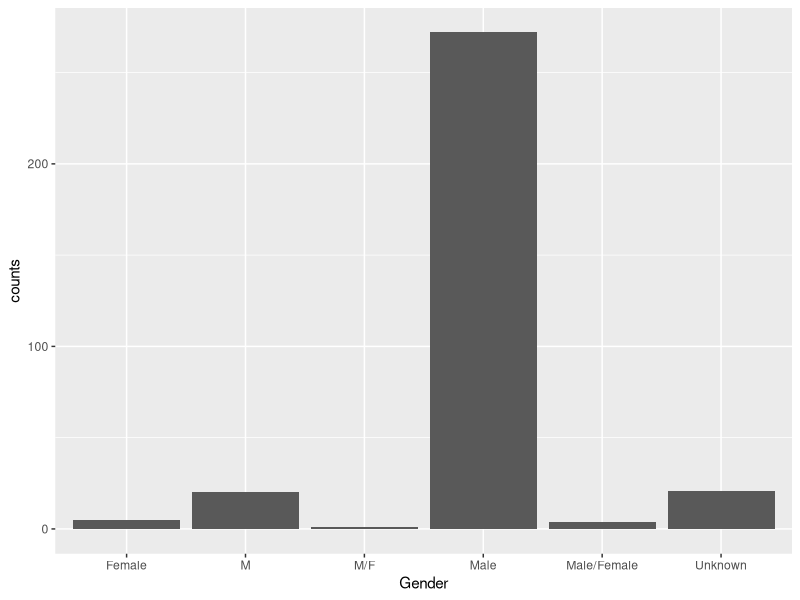

Source code (R): (Note: this script raises an error after producing the figure.)
install.packages("ggplot2")
library(ggplot2)
library(tidyverse)
data <- read.csv("../data/Mass Shootings Dataset Ver 5.csv")

View(data)

gender <- data %>%
  group_by(Gender) %>%
  summarise(counts = n())
#View(race_gender)
datadf <- data.frame(data)
#View(datadf)

chart1 <- ggplot(gender) + 
  geom_col(mapping = aes(x = Gender, y = counts))
plot(chart1)

race <- data %>%
  group_by(Race) %>%
  filter(Race == "Black", na.rm = TRUE) %>%
  filter(Race == "White", na.rm = TRUE) %>%
  count()
View(race)


chart2 <- ggplot(race) + 
  geom_col(mapping = aes(x = Race, y = counts ))
plot(chart2)

